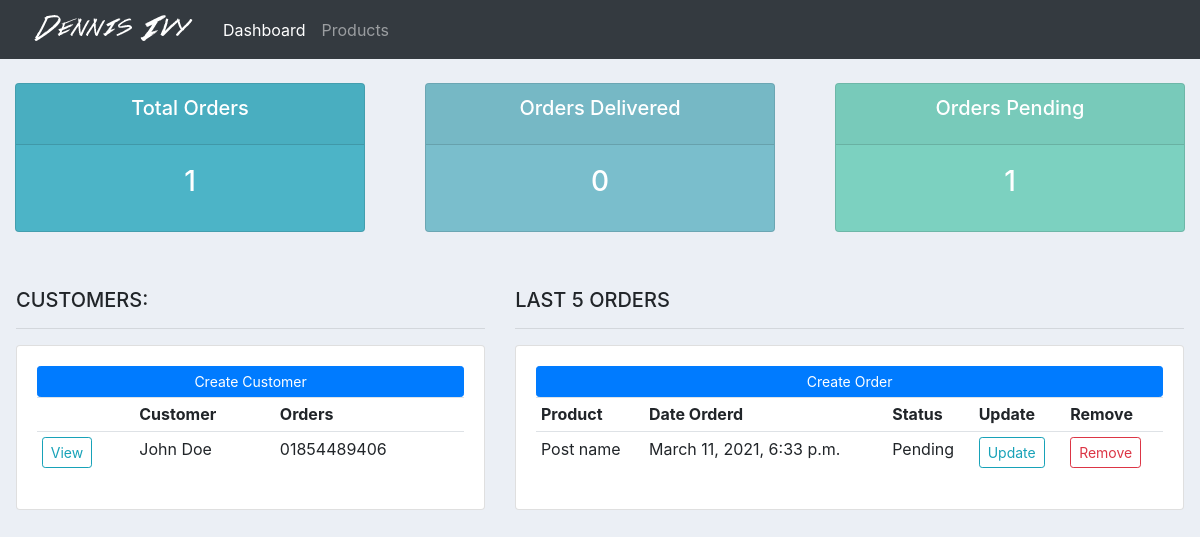
The app's page /, older data.
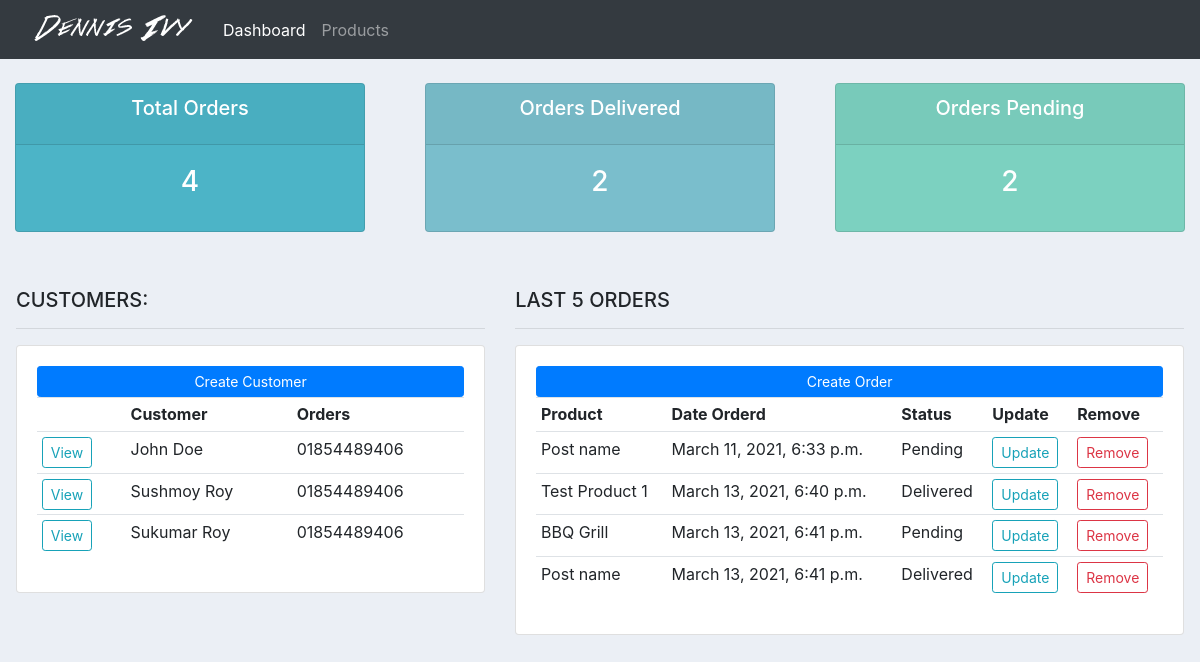
The same page, newer data.
### accounts/models.py (models this page shows, shortened)
class Customer(models.Model):
    name = models.CharField(max_length=20, null=True)
    phone = models.CharField(max_length=14, null=True)
    email = models.EmailField(max_length=100, null=True)
    date_created = models.DateTimeField(auto_now_add=True, null=True)

class Order(models.Model):
    STATUS = (
        ('Pending', 'Pending'),
        ('Out for delivery', 'Out for delivery'),
        ('Delivered', 'Delivered'),
    )
    customer = models.ForeignKey(Customer, null=True, on_delete=models.SET_NULL)
    product = models.ForeignKey(Product, null=True, on_delete=models.SET_NULL)
    date_created = models.DateTimeField(auto_now_add=True, null=True)
    status = models.CharField(max_length=200, null=True, choices=STATUS)

class Product(models.Model):
    CATEGORY = (
        ('Indoor', 'Indoor'),
        ('Outdoor', 'Outdoor')
    )
    name = models.CharField(max_length=20, null=True)
    price = models.FloatField(null=True)
    category = models.CharField(max_length=20, null=True, choices=CATEGORY)
    description = models.CharField(max_length=200, null=True)
    date_created = models.DateTimeField(auto_now_add=True, null=True)
    tags = models.ManyToManyField(Tag)

### accounts/views.py (the view)
# urls.py: 2. Add a URL to urlpatterns:  path('', views.home, name='home')
def home(request):
    orders = Order.objects.all()
    customers = Customer.objects.all()
    total_customers = customers.count()
    total_orders = orders.count()
    delivered = orders.filter(status='Delivered').count()
    pending = orders.filter(status='Pending').count()
    context = {
        'orders': orders,
        'customers': customers,
        'total_customer': total_customers,
        'total_orders': total_orders,
        'delivered': delivered,
        'pending': pending
    }
    return render(request, 'accounts/dashboard.html', context)

### accounts/templates/accounts/dashboard.html (shortened to what this page needs)
{% extends 'accounts/main.html' %}
{% block content %}
    {% include 'accounts/status.html' %}
    <br>
    <div class="row p-3">
        <div class="col-md-5">
            <h5>CUSTOMERS:</h5>
            <hr>
            <div class="card card-body">
                <a class="btn btn-sm btn-primary btn-block" href="">Create Customer</a>
                <table class="table table-sm">
                    <tr>
                        <th></th>
                        <th>Customer</th>
                        <th>Orders</th>
                    </tr>
                    {% for customer in customers %}
                        <tr>
                            <td>
                                <a class="btn btn-sm btn-outline-info" href={% url 'customer' customer.id %}>View</a>
                            </td>
                            <td>{{ customer.name }}</td>
                            <td>{{ customer.phone }}</td>
                        </tr>
                    {% endfor %}
                </table>
            </div>
        </div>
        <div class="col-md-7">
            <h5>LAST 5 ORDERS</h5>
            <hr>
            <div class="card card-body">
                <a class="btn btn-primary  btn-sm btn-block" href={% url 'create_order' %}>Create Order</a>
                <table class="table table-sm">
                    <tr>
                        <th>Product</th>
                        <th>Date Orderd</th>
                        <th>Status</th>
                        <th>Update</th>
                        <th>Remove</th>
                    </tr>
                    {% for order in orders %}
                        <tr>
                            <td>{{ order.product.name }}</td>
                            <td>{{ order.date_created }}</td>
                            <td>{{ order.status }}</td>
                            <td>
                                <a class="btn btn-sm btn-outline-info" href={% url 'update_order' order.id %}>
                                    Update
                            </td>
                            <td>
                                <a class="btn btn-sm btn-outline-danger" href={% url 'delete_order' order.id %}>
                                    Remove
                            </td>
                        </tr>
                    {% endfor %}
                </table>
            </div>
        </div>
    </div>
{% endblock %}

Row changes from the older to the newer data that the page shows:
added Customer: name "Sushmoy Roy", phone "01854489406"
added Customer: name "Sukumar Roy", phone "01854489406"
added Order: product.name "Test Product 1", date_created "March 13, 2021, 6:40 p.m.", status "Delivered"
added Order: product.name "BBQ Grill", date_created "March 13, 2021, 6:41 p.m.", status "Pending"
added Order: product.name "Post name", date_created "March 13, 2021, 6:41 p.m.", status "Delivered"
Text that changed along with them:
{{ total_orders }}: "1" → "4"
{{ delivered }}: "0" → "2"
{{ pending }}: "1" → "2"
